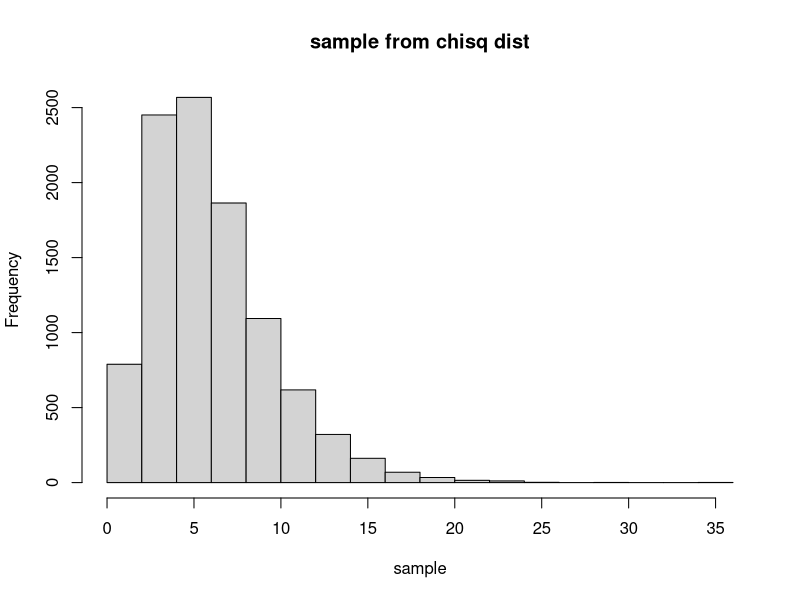
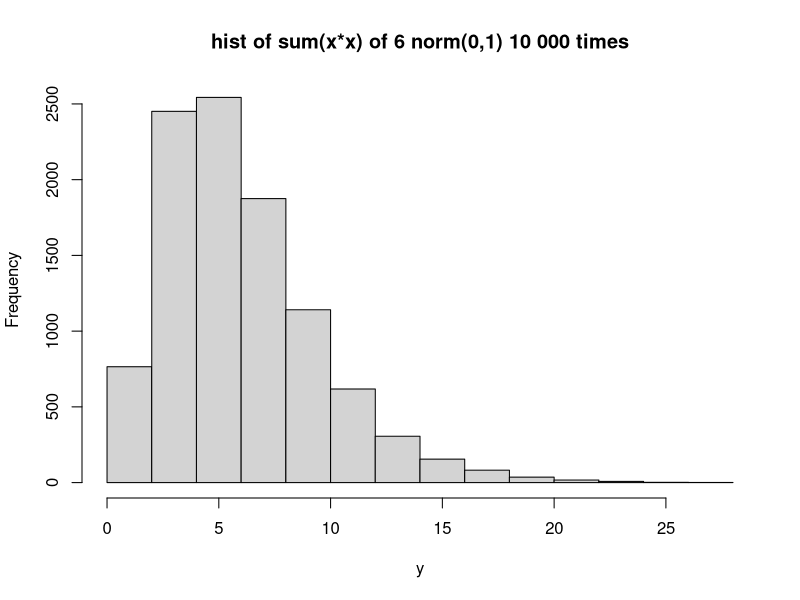
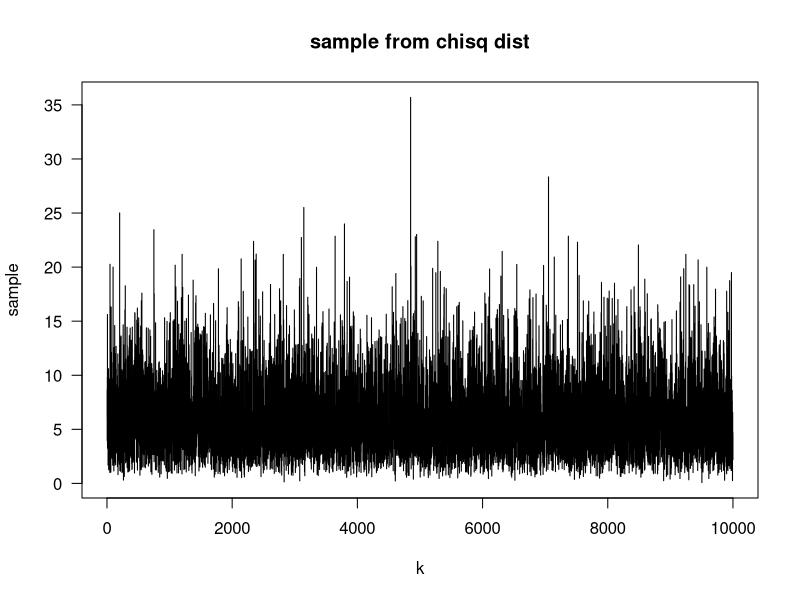

Source code (R) for these figures, in order: (Note: this script raises an error after producing the figures.)
## 1.a
n <- 10000 ## The number of trials.
freedom = 6
k <- seq(1, n, by = 1) ## First axis of plot.

sample <- rchisq(n = n, df = freedom) ## Second axis of plot for pdf.
hist(sample, main = "sample from chisq dist")

nn = 10000
y = rep(0, 10000)
s=6
# 1. b(ii)
for (i in 1:nn) {
    # 1. b(i)
    x = rnorm(s, mean=0, sd=1)
    y_i = sum(x*x)
    y[i] =y_i
}
hist(y, main="hist of sum(x*x) of 6 norm(0,1) 10 000 times")

plot(x = k, y = sample, type = "s", las = 1, main = "sample from chisq dist")
plot(x = k, y = cdf, type = "s", las = 1, main = "cdf of Binomial distribution")

# 1. c Sammenlign histogrammene til Z og Y . Konklusjon?
# De ser nesten identisk ut.
#################################
## 2.a
